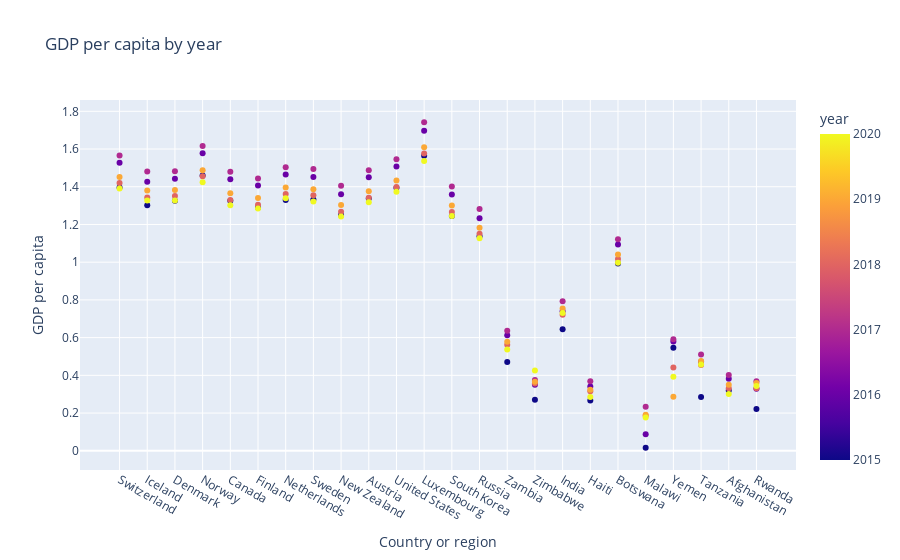

The notebook cell this image was saved under:
### Code cell
plot_scatter('GDP per capita')

### Figure 1 — Plotly figure (JSON) as saved in the notebook; plotly's stock layout.template omitted (floating-point values rounded to 4 significant figures; data arrays with more than 128 entries replaced by an {"elided": "..."} marker saying what was removed)
{"data": [{"hovertemplate": "Country or region=%{x}<br>GDP per capita=%{y}<br>year=%{marker.color}<extra></extra>", "legendgroup": "", "marker": {"color": {"elided": "144 int values"}, "coloraxis": "coloraxis", "symbol": "circle"}, "mode": "markers", "name": "", "orientation": "v", "showlegend": false, "type": "scatter", "x": {"elided": "144 str values"}, "xaxis": "x", "y": {"elided": "144 float values"}, "yaxis": "y"}], "layout": {"coloraxis": {"colorbar": {"title": {"text": "year"}}, "colorscale": [[0, "#0d0887"], [0.1111, "#46039f"], [0.2222, "#7201a8"], [0.3333, "#9c179e"], [0.4444, "#bd3786"], [0.5556, "#d8576b"], [0.6667, "#ed7953"], [0.7778, "#fb9f3a"], [0.8889, "#fdca26"], [1, "#f0f921"]]}, "legend": {"tracegroupgap": 0}, "title": {"text": "GDP per capita by year"}, "xaxis": {"anchor": "y", "domain": [0, 1], "title": {"text": "Country or region"}}, "yaxis": {"anchor": "x", "domain": [0, 1], "title": {"text": "GDP per capita"}}}}
